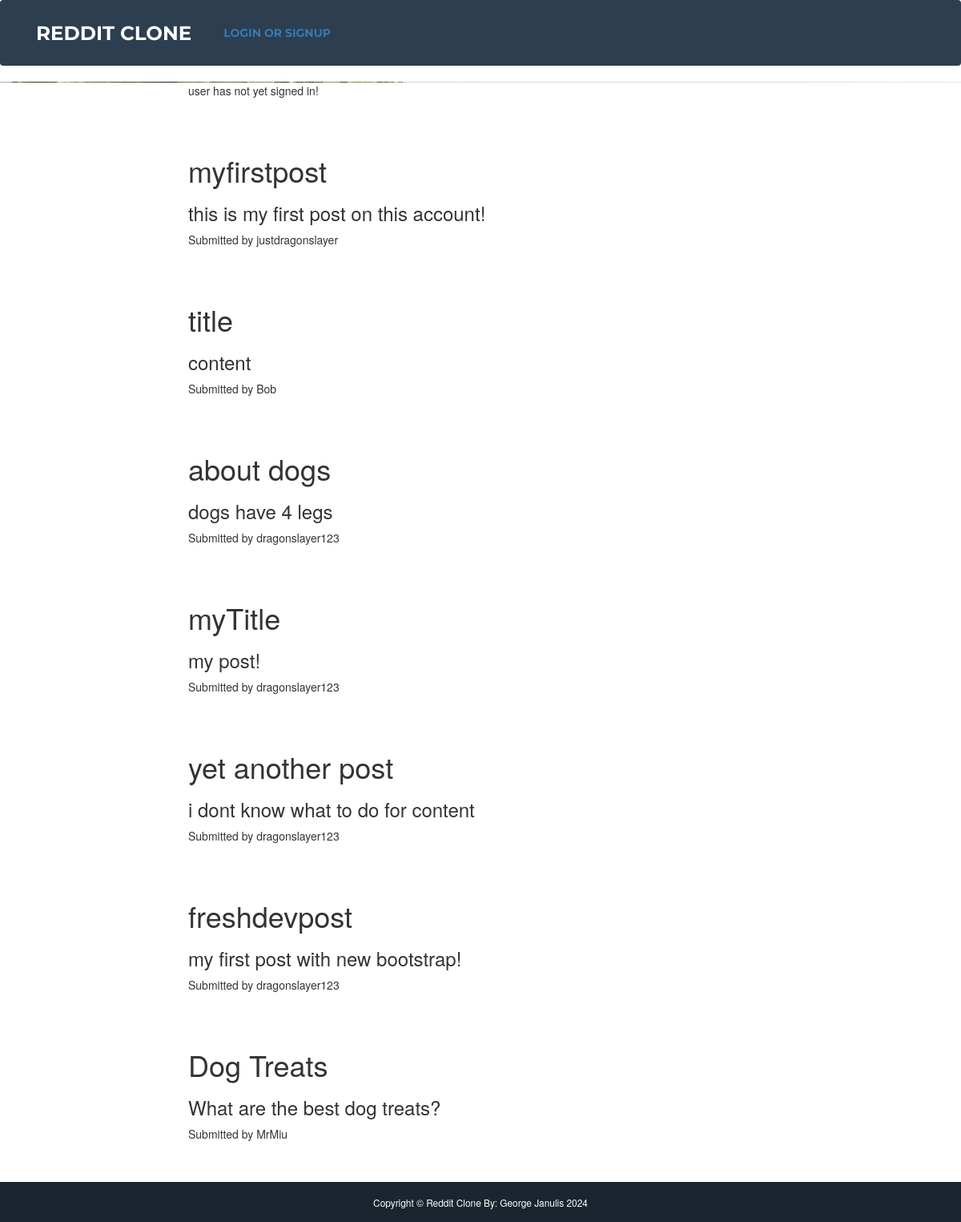
The page / on the database its author committed.
### reddit/models.py (models this page shows)
class PostDB(db.Model):
    __tablename__ = 'posts'
    id = db.Column(db.Integer, primary_key=True, nullable=False)
    title = db.Column(db.String(50), nullable=False)
    content = db.Column(db.String(1000), nullable=False)
    author = db.Column(db.String(24), db.ForeignKey('users.username'), nullable=False)
    num_likes = db.Column(db.Integer, nullable=False)
    time = db.Column(db.DateTime, nullable=False)

### reddit/views.py (the view)
@app.route('/')
@app.route('/hello')
@app.route('/', methods=['GET'])
def home():
    if request.method == 'GET':
        top_posts = PostDB.query.order_by(desc(PostDB.num_likes)).limit(50).all()
        if top_posts is None:
            return render_template('header.html')
        return render_template('header.html', posts=top_posts)

### reddit/templates/header.html
{% extends "base.html" %}
{% block content %}
{% if current_user.is_authenticated %}
{% else %}
    <p>user has not yet signed in!</p>
{% endif %}
<br><br>
{% for post in posts %}
    <h1>{{ post.title }}</h1>
    <h3>{{ post.content }}</h3>
    <p>Submitted by {{post.author}}</p>
    <br><br>
{% endfor %}
{% endblock %}

### reddit/templates/base.html (shortened to what this page needs)
<!DOCTYPE html>
<html lang="en">
    <head>
        <link href="../static/css/styles.css" rel="stylesheet" />
        <link href="../static/vendor/bootstrap/css/bootstrap.min.css" rel="stylesheet">
    </head>
    <body id="page-top">
        <nav class="navbar navbar-expand-lg bg-secondary text-uppercase fixed-top" id="mainNav">
            <div class="container">
                <a class="navbar-brand" href="#page-top">Reddit Clone</a>
                <div class="collapse navbar-collapse" id="navbarResponsive">
                    <ul class="navbar-nav ms-auto">
                        {% if current_user.is_authenticated %}
                            <li>
                            <a href="{{ url_for('write') }}" target="_self">Submit a Post </a>
                            </li>
                            <p>&nbsp &nbsp &nbsp</p>
                            <li>
                            <a href="{{ url_for('logout') }}" target="_self">Logout </a>
                            </li>
                        {% else %}
                            <li>
                            <a href="{{ url_for('register') }}" target="_self">Login or Signup </a>
                            </li>
                        {% endif %}
                    </ul>
                </div>
            </div>
        </nav>
        <header class="intro-header" style="background-image: url('../static/img/home-bg.jpg')">
            <div class="container">
                <div class="row">
                    <div class="col-lg-8 col-lg-offset-2 col-md-10 col-md-offset-1">
                    </div>
                </div>
            </div>
        </header>
        <div class="container">
            <div class="row">
                <div class="col-lg-8 col-lg-offset-2 col-md-10 col-md-offset-1">
                    <div class="post-preview">
                        {% block content %}{% endblock %}
                    </div>
                </div>
            </div>
        </div>
        <footer>
            <div class="copyright py-4 text-center text-white">
                <div class="container"><small>Copyright &copy; Reddit Clone By: George Janulis 2024</small></div>
            </div>
        </footer>
    </body>
</html>

### rows shown on the page
PostDB: title "myfirstpost", content "this is my first post on this account!", author "justdragonslayer"
PostDB: title "title", content "content", author "Bob"
PostDB: title "about dogs", content "dogs have 4 legs", author "dragonslayer123"
PostDB: title "myTitle", content "my post!", author "dragonslayer123"
PostDB: title "yet another post", content "i dont know what to do for content", author "dragonslayer123"
PostDB: title "freshdevpost", content "my first post with new bootstrap!", author "dragonslayer123"
PostDB: title "Dog Treats", content "What are the best dog treats?", author "MrMiu"
